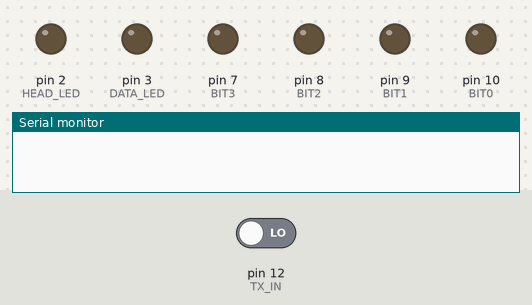
Bench run of a sketch on a simulated Arduino Uno, built with avr-gcc and run on an emulated ATmega328P. On the bench: output pins drawn as LEDs (lit = HIGH), the last lines printed to the serial monitor. Dashed ring = blinking. The test bench sets the inputs (shaded band); at power-on: pin 12 (TX_IN) LOW.

Above: at 1.2 s.
1.3 s: pin 12 (TX_IN) driven HIGH
At 1.5 s:
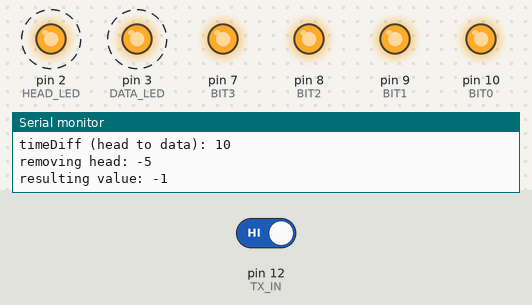
4.3 s: pin 12 (TX_IN) driven LOW
At 4.3 s:
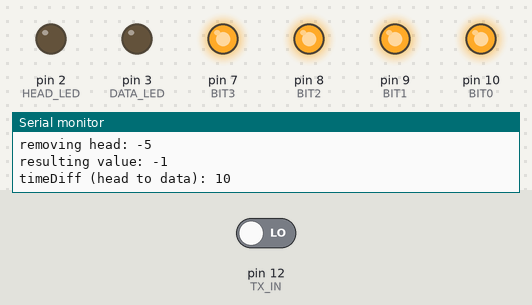
Timing chart, 0 to 7.3 s (numbered marks = the images above; inputs shaded):
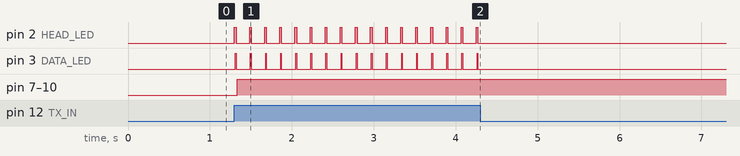

Measured:
- after the input at 1.3 s, pin 2 (HEAD_LED): alternates HIGH for 0.02 s and LOW for 0.16 s, starting at once; pin 3 (DATA_LED): alternates HIGH for 0.01 s and LOW for 0.17 s, starting at once; pin 7 (BIT3), pin 8 (BIT2), pin 9 (BIT1), pin 10 (BIT0): LOW → HIGH at once
- after the input at 4.3 s, pin 2 (HEAD_LED), pin 3 (DATA_LED): stops changing and stays LOW

The sketch:

rx.ino
```cpp
#define ON_TIME 5 // 50ms
#define CD_TIME 10 // (ON_TIME << 1)
#define HEAD_BUFFER 10 // (ON_TIME << 1)
#define TAIL_BUFFER 10 //(ON_TIME << 1)
#define M (8) // 2^m
#define N (1 << M) // = 16

#define TX_IN 12
#define HEAD_LED 2
#define DATA_LED 3

#define BIT0 10
#define BIT1 9
#define BIT2 8
#define BIT3 7

#include <Chrono.h>
Chrono timeReg;
//int busyReg = 0;
int timeDiff, dataFlash = 0;
enum states {WAIT, HEAD, DATA, DONE};
enum states statusReg = WAIT;

int result, result_raw = 0;

void setup() {
  Serial.begin(9600);
  pinMode(TX_IN,INPUT);
  pinMode(HEAD_LED,OUTPUT);
  pinMode(DATA_LED,OUTPUT);

  pinMode(BIT0,OUTPUT);
  pinMode(BIT1,OUTPUT);
  pinMode(BIT2,OUTPUT);
  pinMode(BIT3,OUTPUT);

}

void loop() {
  if(digitalRead(TX_IN) and statusReg == WAIT){
    timeReg.restart(); // start counting again...
//    headFlash = timeReg.elapsed();
    statusReg = HEAD; // head flash just came in
    digitalWrite(HEAD_LED, HIGH);
    delay(CD_TIME);
  } else if (digitalRead(TX_IN) and statusReg == HEAD) {
    dataFlash = timeReg.elapsed();
    statusReg = DATA;
    digitalWrite(DATA_LED, HIGH);
    delay(CD_TIME);
  } else if (statusReg == DATA) {
    statusReg = DONE;
    digitalWrite(HEAD_LED, LOW);
    digitalWrite(DATA_LED, LOW);
    delay(CD_TIME);
  } else if (statusReg == DONE) {
    Serial.print("timeDiff (head to data): ");
    Serial.println(dataFlash);

    result_raw = dataFlash-HEAD_BUFFER-ON_TIME;
    Serial.print("removing head: ");
    Serial.println(result_raw);

    result = result_raw / ON_TIME;
    Serial.print("resulting value: ");
    Serial.println(result);

    digitalWrite(BIT0, result & 0x1);
    digitalWrite(BIT1, result & 0x2);
    digitalWrite(BIT2, result & 0x4);
    digitalWrite(BIT3, result & 0x8);

    delay(150);
    statusReg = WAIT;
  }

}
```
